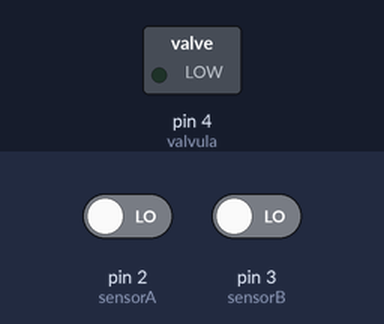
This sketch was run on a simulated Arduino Uno, built with avr-gcc and run on an emulated ATmega328P. Shown: switched loads named in the sketch (green lamp = pin HIGH). Inputs (shaded band) come from the test bench; at power-on: pin 2 (sensorA) LOW, pin 3 (sensorB) LOW.

Above: at 1.2 s.
1.3 s: pin 2 (sensorA) driven HIGH
At 1.6 s:
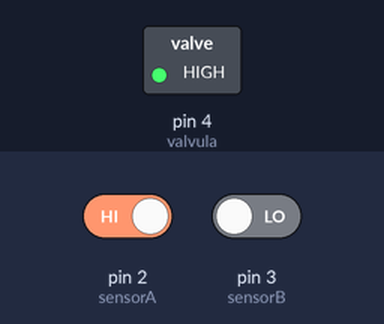
2.8 s: pin 2 (sensorA) driven LOW
At 3.9 s:
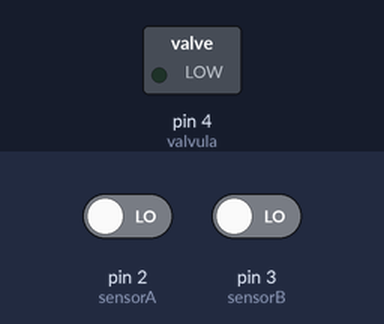
4.3 s: pin 3 (sensorB) driven HIGH
At 5.0 s:
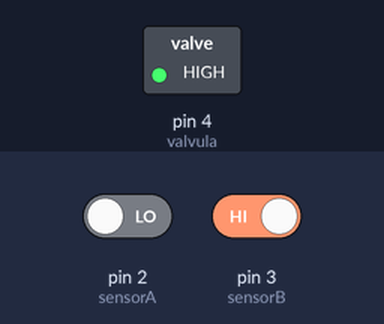
Timing chart, 0 to 7.3 s (numbered marks = the images above; inputs shaded):
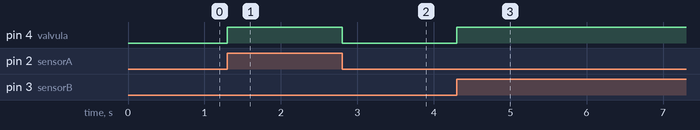

The sketch:

VALVULAEXERCICIO2.ino
```cpp
const int sensorA = 2;
const int sensorB = 3;
const int valvula = 4;

void setup() {
  pinMode(sensorA, INPUT);
  pinMode(sensorB, INPUT);
  pinMode(valvula, OUTPUT);
}

void loop() {
  int nivelA = digitalRead(sensorA);
  int nivelB = digitalRead(sensorB);

  if (nivelA == HIGH || nivelB == HIGH) {
    digitalWrite(valvula, HIGH);
  } else {
    digitalWrite(valvula, LOW);
  }

  delay(100);
}
```

Measured:
- after the input at 1.3 s, pin 4 (valvula): LOW → HIGH at once
- after the input at 2.8 s, pin 4 (valvula): HIGH → LOW at once
- after the input at 4.3 s, pin 4 (valvula): LOW → HIGH at once
